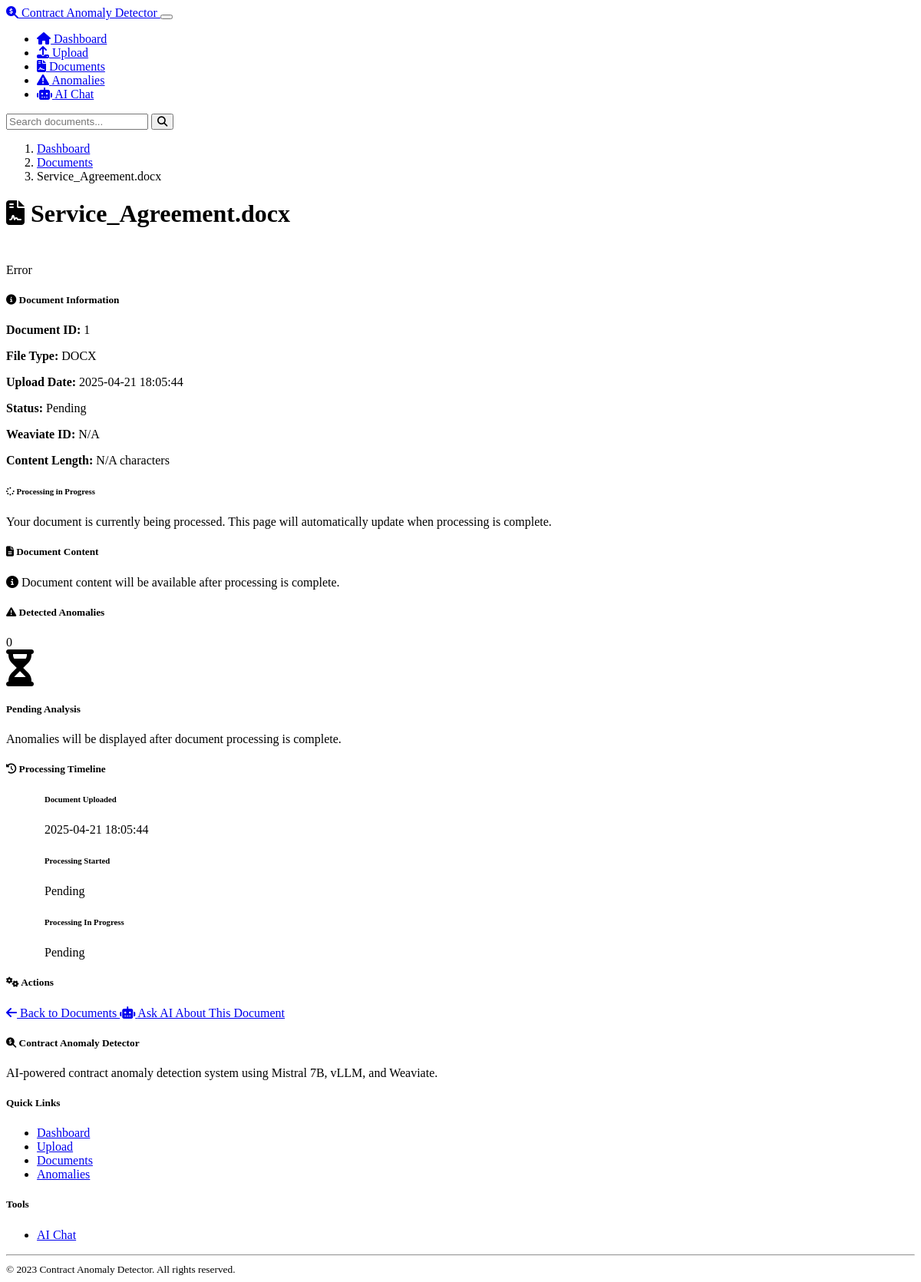
The app's page /document/1 with its own data.
### models.py (models this page shows, shortened)
class Document(db.Model):
    id = db.Column(db.Integer, primary_key=True)
    filename = db.Column(db.String(255), nullable=False)
    original_path = db.Column(db.String(1024), nullable=False)
    file_type = db.Column(db.String(50), nullable=False)
    upload_date = db.Column(db.DateTime, default=datetime.utcnow)
    processed = db.Column(db.Boolean, default=False)
    weaviate_id = db.Column(db.String(255), nullable=True)
    content_length = db.Column(db.Integer, nullable=True)
    anomalies = db.relationship('Anomaly', backref='document', lazy=True)

class ProcessingJob(db.Model):
    id = db.Column(db.Integer, primary_key=True)
    document_id = db.Column(db.Integer, db.ForeignKey('document.id'), nullable=False)
    status = db.Column(db.String(50), default='pending')  # pending, processing, completed, failed
    start_time = db.Column(db.DateTime, nullable=True)
    end_time = db.Column(db.DateTime, nullable=True)
    error_message = db.Column(db.Text, nullable=True)

### routes.py (the view)
@app.route('/document/<int:doc_id>')
def document_view(doc_id):
    document = Document.query.get_or_404(doc_id)
    anomalies = Anomaly.query.filter_by(document_id=doc_id).all()
    document_content = None
    if document.processed and document.weaviate_id:
        weaviate_doc = get_document_by_id(doc_id, app.config)
        if weaviate_doc:
            document_content = weaviate_doc.get('content', '')
    processing_job = ProcessingJob.query.filter_by(document_id=doc_id).order_by(ProcessingJob.id.desc()).first()
    return render_template('document_view.html',
                          document=document,
                          anomalies=anomalies,
                          document_content=document_content,
                          processing_job=processing_job)

### templates/document_view.html (shortened to what this page needs)
{% extends 'layout.html' %}
{% block content %}
<div class="row mb-4">
    <div class="col-12">
        <nav aria-label="breadcrumb">
            <ol class="breadcrumb">
                <li class="breadcrumb-item"><a href="{{ url_for('index') }}">Dashboard</a></li>
                <li class="breadcrumb-item"><a href="{{ url_for('documents') }}">Documents</a></li>
                <li class="breadcrumb-item active" aria-current="page">{{ document.filename }}</li>
            </ol>
        </nav>
        <div class="d-flex justify-content-between align-items-center">
            <h1 class="display-5 mb-0">
                <i class="fas fa-file-contract me-2"></i> {{ document.filename }}
            </h1>
            <div class="d-flex align-items-center">
                <div id="status-icon" class="status-icon {{ 'status-completed' if document.processed else ('status-processing' if processing_job and processing_job.status == 'processing' else 'status-pending') }}"></div>
                <div id="document-status">
                </div>
            </div>
        </div>
    </div>
</div>
<div class="row">
    <div class="col-md-8">
        <div class="card mb-4">
            <div class="card-header bg-primary bg-gradient text-white">
                <h5 class="card-title mb-0">
                    <i class="fas fa-info-circle me-2"></i> Document Information
                </h5>
            </div>
            <div class="card-body">
                <div class="row">
                    <div class="col-md-6">
                        <p><strong>Document ID:</strong> {{ document.id }}</p>
                        <p><strong>File Type:</strong> <span class="badge bg-secondary">{{ document.file_type.upper() }}</span></p>
                        <p><strong>Upload Date:</strong> {{ document.upload_date.strftime('%Y-%m-%d %H:%M:%S') }}</p>
                    </div>
                    <div class="col-md-6">
                        <p>
                            <strong>Status:</strong>
                            {% if document.processed %}
                                <span class="badge bg-success">Processed</span>
                            {% elif processing_job and processing_job.status == 'processing' %}
                                <span class="badge bg-warning">Processing</span>
                            {% elif processing_job and processing_job.status == 'failed' %}
                                <span class="badge bg-danger">Failed</span>
                            {% else %}
                                <span class="badge bg-secondary">Pending</span>
                            {% endif %}
                        </p>
                        <p><strong>Weaviate ID:</strong> {{ document.weaviate_id if document.weaviate_id else 'N/A' }}</p>
                        <p><strong>Content Length:</strong> {{ document.content_length if document.content_length else 'N/A' }} characters</p>
                    </div>
                </div>
                <div id="processing-info" class="alert alert-info {{ 'd-none' if document.processed or not processing_job or processing_job.status != 'processing' else '' }}">
                    <h6><i class="fas fa-spinner fa-spin me-2"></i> Processing in Progress</h6>
                    <p class="mb-0">Your document is currently being processed. This page will automatically update when processing is complete.</p>
                </div>
            </div>
        </div>
        <div class="card mb-4">
            <div class="card-header bg-secondary bg-gradient text-white">
                <h5 class="card-title mb-0">
                    <i class="fas fa-file-alt me-2"></i> Document Content
                </h5>
            </div>
            <div class="card-body p-0">
                {% if document_content %}
                    <div id="document-content" class="document-content">{{ document_content }}</div>
                {% elif document.processed %}
                    <div class="alert alert-warning m-3">
                        <i class="fas fa-exclamation-circle me-2"></i> Document content could not be retrieved from the vector database.
                    </div>
                {% else %}
                    <div class="alert alert-info m-3">
                        <i class="fas fa-info-circle me-2"></i> Document content will be available after processing is complete.
                    </div>
                {% endif %}
            </div>
        </div>
    </div>
    <div class="col-md-4">
        <div class="card mb-4">
            <div class="card-header bg-danger bg-gradient text-white d-flex justify-content-between align-items-center">
                <h5 class="card-title mb-0">
                    <i class="fas fa-exclamation-triangle me-2"></i> Detected Anomalies
                </h5>
                <span class="badge bg-light text-dark">{{ anomalies|length }}</span>
            </div>
            <div class="card-body p-0">
                <div class="list-group list-group-flush">
                    {% if anomalies %}
                        {% for anomaly in anomalies %}
                            <div class="list-group-item">
                                <div class="d-flex justify-content-between align-items-start">
                                    <h6 class="mb-1">
                                        <span class="badge bg-{{ 'danger' if anomaly.severity == 'high' else ('warning' if anomaly.severity == 'medium' else 'info') }}">
                                            {{ anomaly.severity.upper() }}
                                        </span>
                                        <span class="ms-2">{{ anomaly.anomaly_type.capitalize() }} Anomaly</span>
                                    </h6>
                                    <small class="text-muted">ID: {{ anomaly.id }}</small>
                                </div>
                                <p class="mb-1">{{ anomaly.description }}</p>
                                {% if anomaly.context %}
                                <div class="context-box mt-2 mb-2">{{ anomaly.context }}</div>
                                {% endif %}
                                <div class="d-flex justify-content-between align-items-center mt-2">
                                    <small class="text-muted">Detected: {{ anomaly.detected_at.strftime('%Y-%m-%d %H:%M') }}</small>
                                    {% if anomaly.start_position is not none and anomaly.end_position is not none %}
                                    <button class="btn btn-sm btn-outline-secondary" onclick="scrollToAnomaly({{ anomaly.id }})">
                                        <i class="fas fa-search me-1"></i> Locate
                                    </button>
                                    {% endif %}
                                </div>
                            </div>
                        {% endfor %}
                    {% elif document.processed %}
                        <div class="list-group-item text-center py-4">
                            <i class="fas fa-check-circle fa-3x text-success mb-3"></i>
                            <h5>No Anomalies Detected</h5>
                            <p class="text-muted">This document appears to be free of anomalies.</p>
                        </div>
                    {% else %}
                        <div class="list-group-item text-center py-4">
                            <i class="fas fa-hourglass-half fa-3x text-muted mb-3"></i>
                            <h5>Pending Analysis</h5>
                            <p class="text-muted">Anomalies will be displayed after document processing is complete.</p>
                        </div>
                    {% endif %}
                </div>
            </div>
        </div>
        {% if processing_job %}
        <div class="card mb-4">
            <div class="card-header bg-secondary bg-gradient text-white">
                <h5 class="card-title mb-0">
                    <i class="fas fa-history me-2"></i> Processing Timeline
                </h5>
            </div>
            <div class="card-body">
                <ul class="timeline">
                    <li class="timeline-item complete">
                        <div class="timeline-item-content">
                            <h6>Document Uploaded</h6>
                            <p class="small text-muted mb-0">{{ document.upload_date.strftime('%Y-%m-%d %H:%M:%S') }}</p>
                        </div>
                    </li>
                    <li class="timeline-item {{ 'complete' if processing_job.status != 'pending' else 'pending' }}">
                        <div class="timeline-item-content">
                            <h6>Processing Started</h6>
                            <p class="small text-muted mb-0">
                                {% if processing_job.start_time %}
                                    {{ processing_job.start_time.strftime('%Y-%m-%d %H:%M:%S') }}
                                {% else %}
                                    Pending
                                {% endif %}
                            </p>
                        </div>
                    </li>
                    <li class="timeline-item {{ 'complete' if processing_job.status == 'completed' else ('failed' if processing_job.status == 'failed' else 'pending') }}">
                        <div class="timeline-item-content">
                            <h6>Processing {{ 'Completed' if processing_job.status == 'completed' else ('Failed' if processing_job.status == 'failed' else 'In Progress') }}</h6>
                            <p class="small text-muted mb-0">
                                {% if processing_job.end_time %}
                                    {{ processing_job.end_time.strftime('%Y-%m-%d %H:%M:%S') }}
                                {% else %}
                                    Pending
                                {% endif %}
                            </p>
                        </div>
                    </li>
                </ul>
            </div>
        </div>
        {% endif %}
        <div class="card">
            <div class="card-header bg-secondary bg-gradient text-white">
                <h5 class="card-title mb-0">
                    <i class="fas fa-cogs me-2"></i> Actions
                </h5>
            </div>
            <div class="card-body">
                <div class="d-grid gap-2">
                    <a href="{{ url_for('documents') }}" class="btn btn-outline-secondary">
                        <i class="fas fa-arrow-left me-2"></i> Back to Documents
                    </a>
                    <a href="{{ url_for('chainlit_redirect') }}" class="btn btn-outline-primary">
                        <i class="fas fa-robot me-2"></i> Ask AI About This Document
                    </a>
                </div>
            </div>
        </div>
    </div>
</div>
{% endblock %}

### static/css/custom.css (style rules this page uses)
.status-icon { width: 20px; height: 20px; display: inline-block; border-radius: 50%; margin-right: 5px; }
.status-pending { background-color: var(--bs-secondary); }
.timeline { position: relative; padding: 0; margin: 0; list-style: none; }
.timeline:before { content: ''; position: absolute; top: 0; bottom: 0; left: 20px; width: 2px; background-color: var(--bs-gray-600); }
.timeline-item { position: relative; padding-left: 50px; margin-bottom: 1.5rem; }
.timeline-item:last-child { margin-bottom: 0; }
.timeline-item:before { content: ''; position: absolute; left: 14px; top: 0; width: 14px; height: 14px; border-radius: 50%; background-color: var(--bs-primary); border: 2px solid var(--bs-dark); }
.timeline-item.complete:before { background-color: var(--bs-success); }
.timeline-item.pending:before { background-color: var(--bs-secondary); }

### records on screen
Document: filename "Service_Agreement.docx", id "1", file_type "DOCX", upload_date "2025-04-21 18:05:44", content_length "N/A"
ProcessingJob: status "In Progress"

### other values on screen
{{ document.weaviate_id if document.weaviate_id else 'N/A' }} "N/A"
{{ anomalies|length }} "0"
